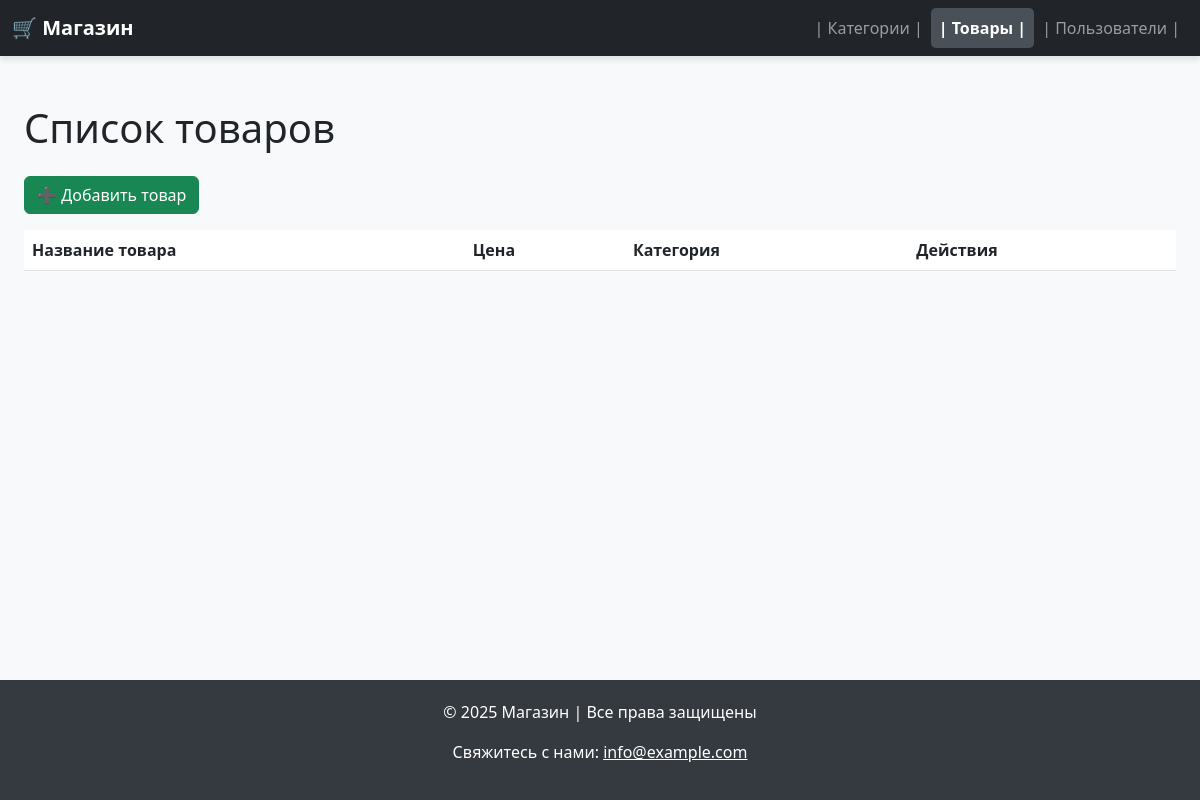
Before: /products/ with the older database file.
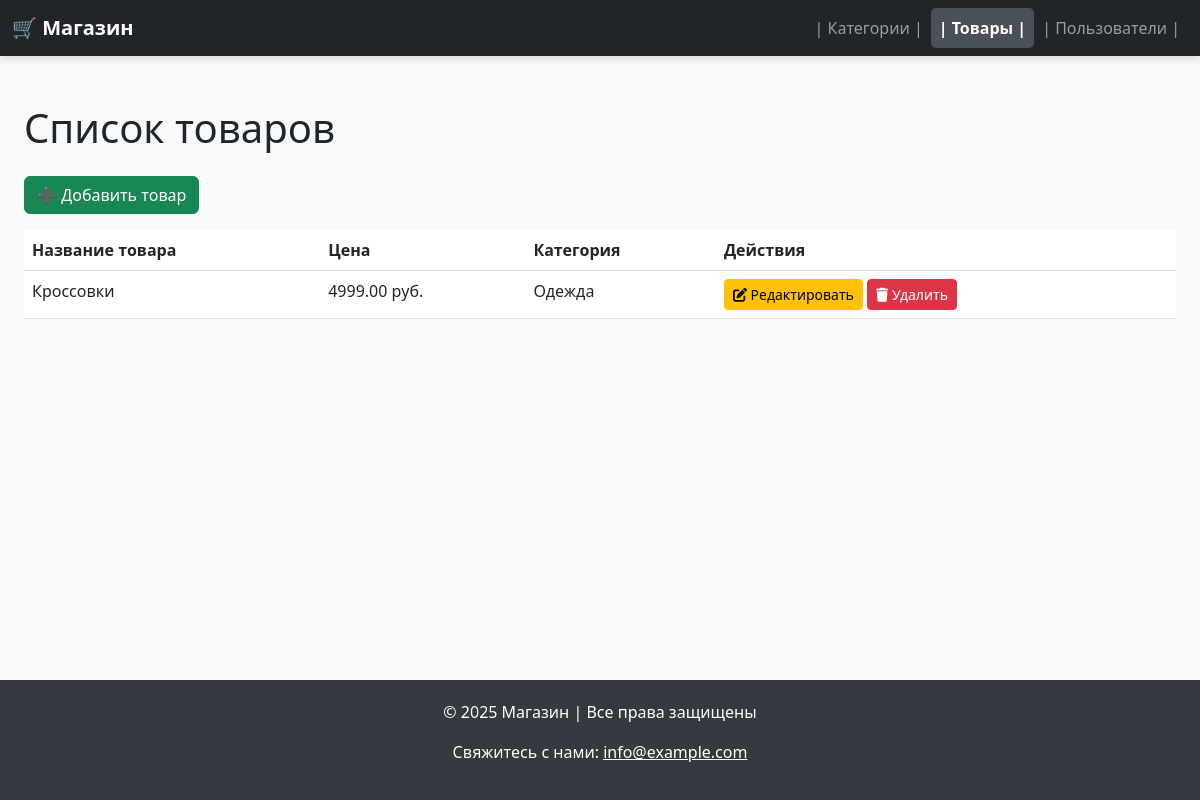
After: the same page with the newer database file.
### admin_panel/catalog/models.py (models this page shows, shortened)
class Product(models.Model):
    product_id = models.AutoField(primary_key=True)
    name = models.CharField(max_length=255, verbose_name="Название")
    description = models.TextField(blank=True, null=True, verbose_name="Описание")
    price = models.DecimalField(max_digits=10, decimal_places=2, verbose_name="Цена")
    photo = models.ImageField(upload_to='product_photos/', blank=True, null=True, verbose_name="Фото")
    category = models.ForeignKey(Category, on_delete=models.SET_NULL, null=True, blank=True, verbose_name="Категория")

class Category(models.Model):
    category_id = models.AutoField(primary_key=True)
    name = models.CharField(max_length=150, verbose_name='Название')

### admin_panel/catalog/views.py (the view)
# urls.py: path('products/', catalog_views.product_list, name='product_list'),
def product_list(request):
    products = Product.objects.all()  # Получаем все товары
    return render(request, 'catalog/product_list.html', {'products': products})

### admin_panel/templates/catalog/product_list.html (shortened to what this page needs)
{% extends "base.html" %}
{% block content %}
<div class="container mt-4">
    <h1 class="mb-4">Список товаров</h1>
    <a href="{% url 'add_product' %}" class="btn btn-success mb-3">
        ➕ Добавить товар
    </a>
    <table class="table table-hover">
        <thead>
            <tr>
                <th scope="col">Название товара</th>
                <th scope="col">Цена</th>
                <th scope="col">Категория</th>
                <th scope="col">Действия</th>
            </tr>
        </thead>
        <tbody>
            {% for product in products %}
            <tr>
                <td>{{ product.name }}</td>
                <td>{{ product.price }} руб.</td>
                <td>{{ product.category.name }}</td>
                <td>
                    <a href="{% url 'edit_product' product.product_id %}" class="btn btn-warning btn-sm">
                        <i class="fas fa-edit"></i> Редактировать
                    </a>
                    <a href="{% url 'delete_product' product.product_id %}" class="btn btn-danger btn-sm">
                        <i class="fas fa-trash"></i> Удалить
                    </a>
                </td>
            </tr>
            {% endfor %}
        </tbody>
    </table>
</div>
{% endblock %}

Changed rows visible on the page:
added Product: name "Кроссовки", price "4999.00", category.name "Одежда"
